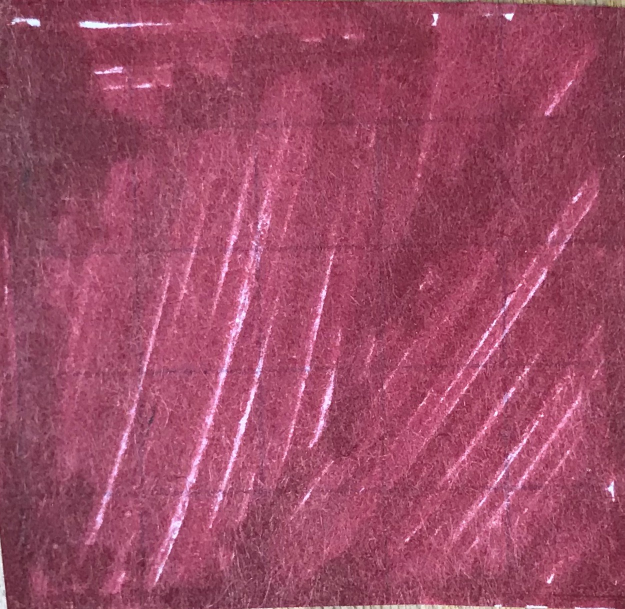
#> input picture new_pawn.jpg, 1249 x 1218 px (shown at 1/2 size)
$ jupyter execute --allow-errors image_recognition_tests.ipynb   (older library calls are emulated)
#> lines starting #> are read from the running program, lines starting #| are printed output that depends on the picture
#> (a cell that did not finish here is left out)

[cell 2]
#CODE FROM: https://stackoverflow.com/questions/9506841/using-python-pil-to-turn-a-rgb-image-into-a-pure-black-and-white-image
from PIL import Image

def binarize_image(img_path, target_path, threshold=200):
    """Binarize an image."""
#> called with img_path = 'new_pawn.jpg', threshold = 200
    image_file = Image.open(img_path)
#> image_file is the input picture: PIL image 1249x1218 RGB; mean R, G, B 157.9, 75.6, 102.1
    image = image_file.convert('L')  # convert image to monochrome
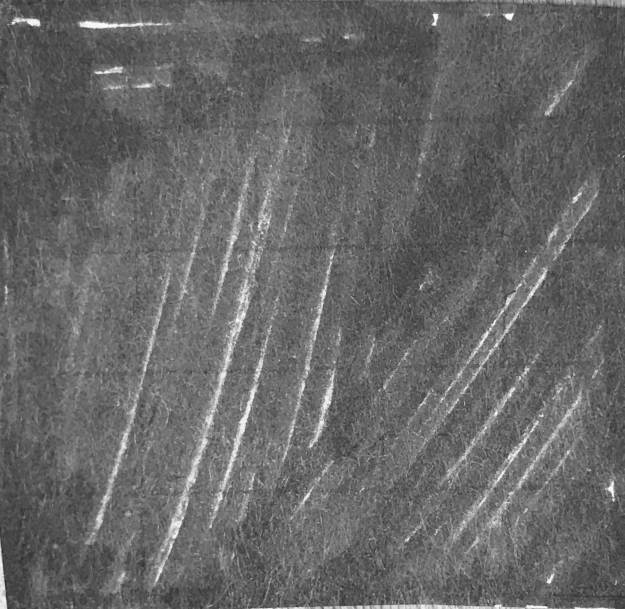
#> image: PIL image 1249x1218 L (shown at 1/2 size); min 36, max 255, mean 103.3
    image = np.array(image)
    image = binarize_array(image, threshold)
    return image
    #imsave(target_path, image)


def binarize_array(numpy_array, threshold=200):
    """Binarize a numpy array."""
    for i in range(len(numpy_array)):
        for j in range(len(numpy_array[0])):
            if numpy_array[i][j] > threshold:
                numpy_array[i][j] = 255
            else:
                numpy_array[i][j] = 0
    return numpy_array

#> (a cell that did not finish here is left out)

#> (a cell that did not finish here is left out)

[cell 5]
def find_closest_letter(input_image):
    least_squared_sum = np.inf
    piece = None
    for chess in possible_pieces:
        piece_name = chess[0]
        chess_piece = chess[1]
        squared_difference =  np.sum(np.square(input_image-chess_piece))
        if(squared_difference < least_squared_sum):
            least_squared_sum = squared_difference
            piece = piece_name
    return piece

#> (a cell that did not finish here is left out)

#> (a cell that did not finish here is left out)

[cell 8]
image_file = Image.open('new_board.jpg')
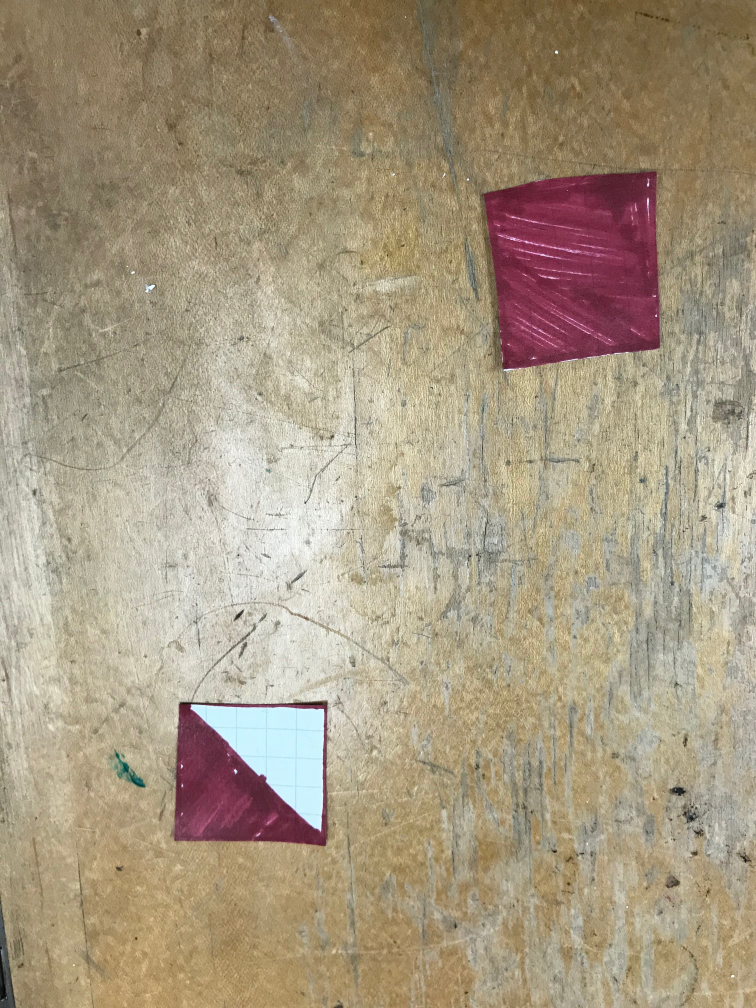
#> input picture new_board.jpg, 3024 x 4032 px (shown at 1/4 size)
#> image_file is the input picture: PIL image 3024x4032 RGB; mean R, G, B 166.5, 152.5, 128.9
image = image_file.convert('L')
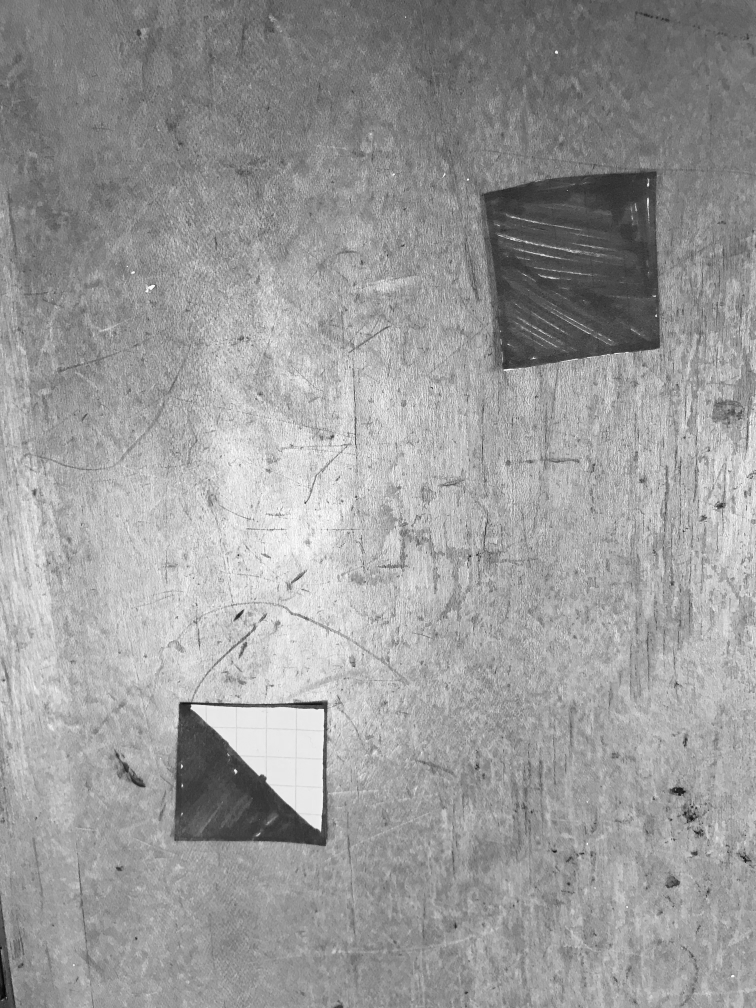
#> image: PIL image 3024x4032 L (shown at 1/4 size); min 0, max 255, mean 154
#> (the rest of this cell did not finish here and is left out)
